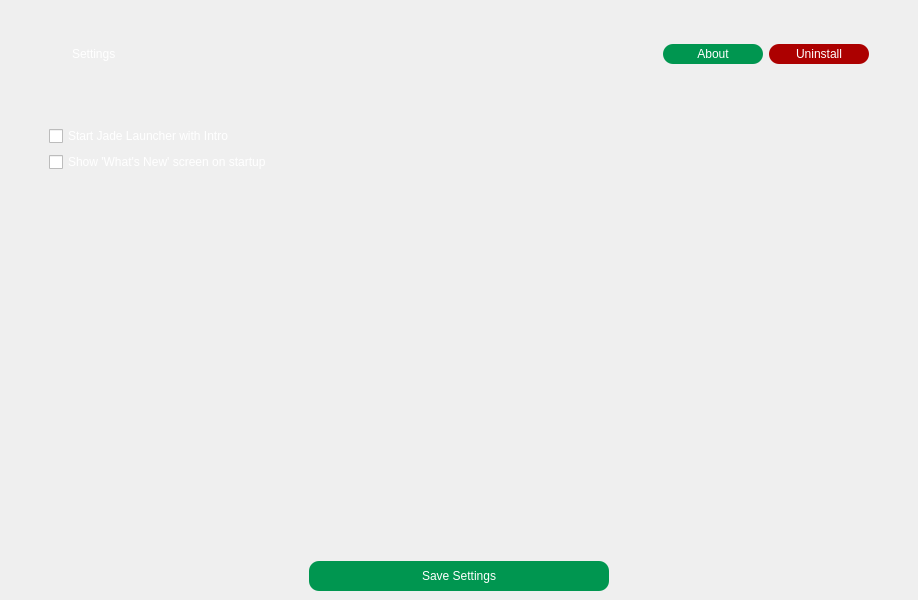
<?xml version="1.0" encoding="UTF-8"?>
<ui version="4.0">
 <class>MainWindow</class>
 <widget class="QMainWindow" name="MainWindow">
  <property name="geometry">
   <rect>
    <x>0</x>
    <y>0</y>
    <width>918</width>
    <height>600</height>
   </rect>
  </property>
  <property name="windowTitle">
   <string>Jade Launcher | Settings</string>
  </property>
  <property name="windowIcon">
   <iconset resource="../assets.qrc">
    <normaloff>:/icons/assets/icons/jadeIcon.png</normaloff>:/icons/assets/icons/jadeIcon.png</iconset>
  </property>
  <property name="styleSheet">
   <string notr="true">QMainWindow {
	border-image: url(:/backgrounds/assets/backgrounds/background.png) 0 0 0 0 stretch stretch;
}
</string>
  </property>
  <widget class="QWidget" name="centralwidget">
   <layout class="QGridLayout" name="gridLayout">
    <item row="0" column="0">
     <layout class="QHBoxLayout" name="horizontalLayout">
      <item>
       <spacer name="horizontalSpacer_2">
        <property name="orientation">
         <enum>Qt::Horizontal</enum>
        </property>
        <property name="sizeType">
         <enum>QSizePolicy::Fixed</enum>
        </property>
        <property name="sizeHint" stdset="0">
         <size>
          <width>13</width>
          <height>20</height>
         </size>
        </property>
       </spacer>
      </item>
      <item>
       <widget class="QLabel" name="label_3">
        <property name="minimumSize">
         <size>
          <width>31</width>
          <height>91</height>
         </size>
        </property>
        <property name="maximumSize">
         <size>
          <width>31</width>
          <height>91</height>
         </size>
        </property>
        <property name="text">
         <string/>
        </property>
        <property name="pixmap">
         <pixmap resource="../assets.qrc">:/icons/assets/icons/gem.png</pixmap>
        </property>
        <property name="scaledContents">
         <bool>true</bool>
        </property>
       </widget>
      </item>
      <item>
       <spacer name="horizontalSpacer">
        <property name="orientation">
         <enum>Qt::Horizontal</enum>
        </property>
        <property name="sizeType">
         <enum>QSizePolicy::Fixed</enum>
        </property>
        <property name="sizeHint" stdset="0">
         <size>
          <width>13</width>
          <height>20</height>
         </size>
        </property>
       </spacer>
      </item>
      <item>
       <widget class="QLabel" name="label_2">
        <property name="styleSheet">
         <string notr="true">
color: rgb(255, 255, 255);
font: 40pt &quot;Calibri&quot;;</string>
        </property>
        <property name="text">
         <string>&lt;html&gt;&lt;head/&gt;&lt;body&gt;&lt;p&gt;Settings&lt;/p&gt;&lt;/body&gt;&lt;/html&gt;</string>
        </property>
       </widget>
      </item>
      <item>
       <widget class="QPushButton" name="aboutButton">
        <property name="minimumSize">
         <size>
          <width>0</width>
          <height>20</height>
         </size>
        </property>
        <property name="maximumSize">
         <size>
          <width>100</width>
          <height>16777215</height>
         </size>
        </property>
        <property name="styleSheet">
         <string notr="true">QPushButton {
	background-color: rgb(0, 150, 80);
	border-color: rgb(0, 255, 0);
	border-radius: 10px;
	font: 10pt &quot;Calibri&quot;;
	
	color: rgb(255, 255, 255);
}

QPushButton:hover {
	background-color: rgb(0, 170, 100);
}

QPushButton:pressed {
	
	background-color: rgb(0, 200, 120);
}</string>
        </property>
        <property name="text">
         <string>About</string>
        </property>
       </widget>
      </item>
      <item>
       <widget class="QPushButton" name="uninstall">
        <property name="minimumSize">
         <size>
          <width>0</width>
          <height>20</height>
         </size>
        </property>
        <property name="maximumSize">
         <size>
          <width>100</width>
          <height>16777215</height>
         </size>
        </property>
        <property name="styleSheet">
         <string notr="true">QPushButton {
	background-color: rgb(172, 0, 0);
	border-color: rgb(0, 255, 0);
	border-radius: 10px;
	font: 10pt &quot;Calibri&quot;;
	
	color: rgb(255, 255, 255);
}

QPushButton:hover {
	
	
	background-color: rgb(239, 60, 60);
}

QPushButton:pressed {
	
	
	
	
	background-color: rgb(255, 103, 103);
}</string>
        </property>
        <property name="text">
         <string>Uninstall</string>
        </property>
       </widget>
      </item>
      <item>
       <spacer name="horizontalSpacer_7">
        <property name="orientation">
         <enum>Qt::Horizontal</enum>
        </property>
        <property name="sizeType">
         <enum>QSizePolicy::Fixed</enum>
        </property>
        <property name="sizeHint" stdset="0">
         <size>
          <width>40</width>
          <height>20</height>
         </size>
        </property>
       </spacer>
      </item>
     </layout>
    </item>
    <item row="1" column="0">
     <spacer name="verticalSpacer_2">
      <property name="orientation">
       <enum>Qt::Vertical</enum>
      </property>
      <property name="sizeType">
       <enum>QSizePolicy::Fixed</enum>
      </property>
      <property name="sizeHint" stdset="0">
       <size>
        <width>20</width>
        <height>20</height>
       </size>
      </property>
     </spacer>
    </item>
    <item row="4" column="0">
     <spacer name="verticalSpacer">
      <property name="orientation">
       <enum>Qt::Vertical</enum>
      </property>
      <property name="sizeHint" stdset="0">
       <size>
        <width>20</width>
        <height>388</height>
       </size>
      </property>
     </spacer>
    </item>
    <item row="2" column="0">
     <layout class="QHBoxLayout" name="horizontalLayout_3">
      <item>
       <spacer name="horizontalSpacer_5">
        <property name="orientation">
         <enum>Qt::Horizontal</enum>
        </property>
        <property name="sizeType">
         <enum>QSizePolicy::Fixed</enum>
        </property>
        <property name="sizeHint" stdset="0">
         <size>
          <width>40</width>
          <height>20</height>
         </size>
        </property>
       </spacer>
      </item>
      <item>
       <widget class="QCheckBox" name="intro">
        <property name="styleSheet">
         <string notr="true">QCheckBox {
	color: white
}
</string>
        </property>
        <property name="text">
         <string>Start Jade Launcher with Intro</string>
        </property>
        <property name="tristate">
         <bool>false</bool>
        </property>
       </widget>
      </item>
      <item>
       <spacer name="horizontalSpacer_6">
        <property name="orientation">
         <enum>Qt::Horizontal</enum>
        </property>
        <property name="sizeHint" stdset="0">
         <size>
          <width>40</width>
          <height>20</height>
         </size>
        </property>
       </spacer>
      </item>
     </layout>
    </item>
    <item row="3" column="0">
     <layout class="QHBoxLayout" name="horizontalLayout_4">
      <item>
       <spacer name="horizontalSpacer_8">
        <property name="orientation">
         <enum>Qt::Horizontal</enum>
        </property>
        <property name="sizeType">
         <enum>QSizePolicy::Fixed</enum>
        </property>
        <property name="sizeHint" stdset="0">
         <size>
          <width>40</width>
          <height>20</height>
         </size>
        </property>
       </spacer>
      </item>
      <item>
       <widget class="QCheckBox" name="newScreen">
        <property name="styleSheet">
         <string notr="true">QCheckBox {
	color: white
}
</string>
        </property>
        <property name="text">
         <string>Show 'What's New' screen on startup</string>
        </property>
        <property name="tristate">
         <bool>false</bool>
        </property>
       </widget>
      </item>
      <item>
       <spacer name="horizontalSpacer_9">
        <property name="orientation">
         <enum>Qt::Horizontal</enum>
        </property>
        <property name="sizeHint" stdset="0">
         <size>
          <width>40</width>
          <height>20</height>
         </size>
        </property>
       </spacer>
      </item>
     </layout>
    </item>
    <item row="5" column="0">
     <layout class="QHBoxLayout" name="horizontalLayout_2">
      <item>
       <spacer name="horizontalSpacer_3">
        <property name="orientation">
         <enum>Qt::Horizontal</enum>
        </property>
        <property name="sizeHint" stdset="0">
         <size>
          <width>40</width>
          <height>20</height>
         </size>
        </property>
       </spacer>
      </item>
      <item>
       <widget class="QPushButton" name="save">
        <property name="minimumSize">
         <size>
          <width>300</width>
          <height>30</height>
         </size>
        </property>
        <property name="styleSheet">
         <string notr="true">QPushButton {
	background-color: rgb(0, 150, 80);
	border-color: rgb(0, 255, 0);
	border-radius: 10px;
	font: 10pt &quot;Calibri&quot;;
	
	color: rgb(255, 255, 255);
}

QPushButton:hover {
	background-color: rgb(0, 170, 100);
}

QPushButton:pressed {
	
	background-color: rgb(0, 200, 120);
}</string>
        </property>
        <property name="text">
         <string>Save Settings</string>
        </property>
       </widget>
      </item>
      <item>
       <spacer name="horizontalSpacer_4">
        <property name="orientation">
         <enum>Qt::Horizontal</enum>
        </property>
        <property name="sizeHint" stdset="0">
         <size>
          <width>40</width>
          <height>20</height>
         </size>
        </property>
       </spacer>
      </item>
     </layout>
    </item>
   </layout>
  </widget>
 </widget>
 <resources>
  <include location="../assets.qrc"/>
  <include location="../assets.qrc"/>
 </resources>
 <connections/>
</ui>
